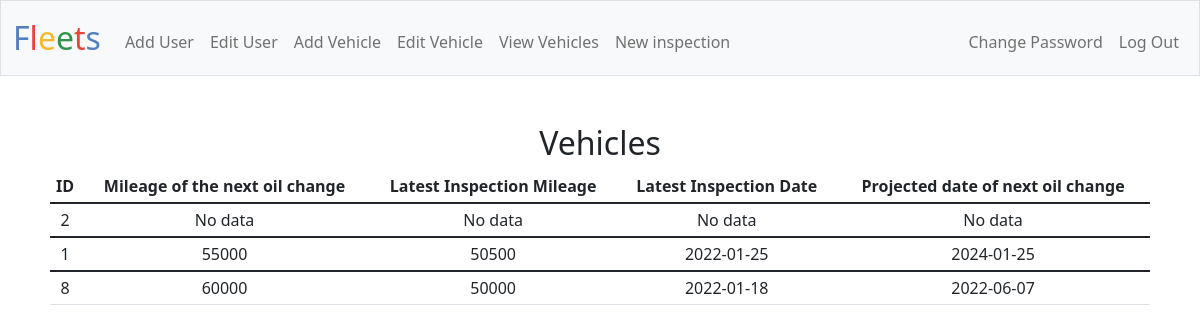
The page /vehicles (signed in) on the database its author committed.
### tables this page shows
CREATE TABLE inspections
               (i_id INTEGER PRIMARY KEY, c_id INTEGER NOT NULL,
               u_id INTEGER NOT NULL, v_id INTEGER NOT NULL, miles INTEGER NOT NULL,
               next_oil INTEGER NOT NULL, next_1 INTEGER, next_2 INTEGER, date TEXT NOT NULL,
               leak_sign INTEGER, leak_sign_t TEXT, leak_sign_b BLOB,
               tires_inflated INTEGER, tires_inflated_t TEXT, tires_inflated_b BLOB,
               windows_clean INTEGER, windows_clean_t TEXT, windows_clean_b BLOB,
               doors_open INTEGER, doors_open_t TEXT, doors_open_b BLOB,
               oil_level INTEGER, oil_level_t TEXT, oil_level_b BLOB,
               coolant_level INTEGER, coolant_level_t TEXT, coolant_level_b BLOB,
               brake_fluid INTEGER, brake_fluid_t TEXT, brake_fluid_b BLOB,
               transmission_fluid INTEGER, transmission_fluid_t TEXT, transmission_fluid_b BLOB,
               steering_fluid INTEGER, steering_fluid_t TEXT, steering_fluid_b BLOB,
               battery_corrosion INTEGER, battery_corrosion_t TEXT, battery_corrosion_b BLOB,
               windshield_fluid INTEGER, windshield_fluid_t TEXT, windshield_fluid_b BLOB,
               hoses INTEGER, hoses_t TEXT, hoses_b BLOB,
               belts INTEGER, belts_t TEXT, belts_b BLOB,
               interior_clean INTEGER, interior_clean_t TEXT, interior_clean_b BLOB,
               rear_compartment INTEGER, rear_compartment_t TEXT, rear_compartment_b BLOB,
               seatbelts INTEGER, seatbelts_t TEXT, seatbelts_b BLOB,
               mirrors INTEGER, mirrors_t TEXT, mirrors_b BLOB,
               brakes INTEGER, brakes_t TEXT, brakes_b BLOB,
               heater INTEGER, heater_t TEXT, heater_b BLOB,
               ac INTEGER, ac_t TEXT, ac_b BLOB,
               fuel INTEGER, fuel_t TEXT, fuel_b BLOB,
               warning_lights INTEGER, warning_lights_t TEXT, warning_lights_b BLOB,
               door_locks INTEGER, door_locks_t TEXT, door_locks_b BLOB,
               seats INTEGER, seats_t TEXT, seats_b BLOB,
               windows INTEGER, windows_t TEXT, windows_b BLOB,
               fleft_turn INTEGER, fleft_turn_t TEXT, fleft_turn_b BLOB,
               fright_turn INTEGER, fright_turn_t TEXT, fright_turn_b BLOB,
               rleft_turn INTEGER, rleft_turn_t TEXT, rleft_turn_b BLOB,
               rright_turn INTEGER, rright_turn_t TEXT, rright_turn_b BLOB,
               high_beam INTEGER, high_beam_t TEXT, high_beam_b BLOB,
               low_beams INTEGER, low_beams_t TEXT, low_beams_b BLOB,
               reverse_lights INTEGER, reverse_lights_t TEXT, reverse_lights_b BLOB,
               emergency_flashers INTEGER, emergency_flashers_t TEXT, emergency_flashers_b BLOB,
               trailer_connection INTEGER, trailer_connection_t TEXT, trailer_connection_b BLOB,
               harness INTEGER, harness_t TEXT, harness_b BLOB,
               glasses INTEGER, glasses_t TEXT, glasses_b BLOB,
               face_shield INTEGER, face_shield_t TEXT, face_shield_b BLOB,
               hard_hat INTEGER, hard_hat_t TEXT, hard_hat_b BLOB,
               gloves INTEGER, gloves_t TEXT, gloves_b BLOB,
               sleeves INTEGER, sleeves_t TEXT, sleeves_b BLOB,
               shoes INTEGER, shoes_t TEXT, shoes_b BLOB,
               ladders_racks INTEGER, ladders_racks_t TEXT, ladders_racks_b BLOB,
               boom_control INTEGER, boom_control_t TEXT, boom_control_b BLOB,
               hose_leaks INTEGER, hose_leaks_t TEXT, hose_leaks_b BLOB,
               hydraulics_leaks INTEGER, hydraulics_leaks_t TEXT, hydraulics_leaks_b BLOB,
               basket INTEGER, basket_t TEXT, basket_b BLOB,
               extra1 INTEGER, extra1_t TEXT, extra1_b BLOB,
               extra2 INTEGER, extra2_t TEXT, extra2_b BLOB,
               extra3 INTEGER, extra3_t TEXT, extra3_b BLOB,
               extra4 INTEGER, extra4_t TEXT, extra4_b BLOB,
               extra5 INTEGER, extra5_t TEXT, extra5_b BLOB,
               extra6 INTEGER, extra6_t TEXT, extra6_b BLOB,
               extra7 INTEGER, extra7_t TEXT, extra7_b BLOB,
               extra8 INTEGER, extra8_t TEXT, extra8_b BLOB,
               extra9 INTEGER, extra9_t TEXT, extra9_b BLOB,
               extra10 INTEGER, extra10_t TEXT, extra10_b BLOB,
               extra11 INTEGER, extra11_t TEXT, extra11_b BLOB,
               extra12 INTEGER, extra12_t TEXT, extra12_b BLOB,
               extra13 INTEGER, extra13_t TEXT, extra13_b BLOB,
               extra14 INTEGER, extra14_t TEXT, extra14_b BLOB,
               extra15 INTEGER, extra15_t TEXT, extra15_b BLOB,
               extra16 INTEGER, extra16_t TEXT, extra16_b BLOB,
               extra17 INTEGER, extra17_t TEXT, extra17_b BLOB,
               extra18 INTEGER, extra18_t TEXT, extra18_b BLOB,
               extra19 INTEGER, extra19_t TEXT, extra19_b BLOB,
               extra20 INTEGER, extra20_t TEXT, extra20_b BLOB,
               extra21 INTEGER, extra21_t TEXT, extra21_b BLOB,
               extra22 INTEGER, extra22_t TEXT, extra22_b BLOB,
               extra23 INTEGER, extra23_t TEXT, extra23_b BLOB,
               extra24 INTEGER, extra24_t TEXT, extra24_b BLOB,
               extra25 INTEGER, extra25_t TEXT, extra25_b BLOB,
               extra26 INTEGER, extra26_t TEXT, extra26_b BLOB,
               extra27 INTEGER, extra27_t TEXT, extra27_b BLOB,
               extra28 INTEGER, extra28_t TEXT, extra28_b BLOB,
               extra29 INTEGER, extra29_t TEXT, extra29_b BLOB,
               extra30 INTEGER, extra30_t TEXT, extra30_b BLOB,
               extra31 INTEGER, extra31_t TEXT, extra31_b BLOB,
               extra32 INTEGER, extra32_t TEXT, extra32_b BLOB,
               extra33 INTEGER, extra33_t TEXT, extra33_b BLOB,
               extra34 INTEGER, extra34_t TEXT, extra34_b BLOB,
               extra35 INTEGER, extra35_t TEXT, extra35_b BLOB,
               extra36 INTEGER, extra36_t TEXT, extra36_b BLOB,
               extra37 INTEGER, extra37_t TEXT, extra37_b BLOB,
               extra38 INTEGER, extra38_t TEXT, extra38_b BLOB,
               extra39 INTEGER, extra39_t TEXT, extra39_b BLOB,
               extra40 INTEGER, extra40_t TEXT, extra40_b BLOB,
               FOREIGN KEY (c_id) REFERENCES companys (id) ON DELETE CASCADE
               ON UPDATE NO ACTION, FOREIGN KEY (u_id) REFERENCES users (u_id) ON DELETE NO ACTION
               ON UPDATE NO ACTION, FOREIGN KEY (v_id) REFERENCES vehicles (v_id) ON DELETE CASCADE
               ON UPDATE NO ACTION);

### app.py (the view, shortened to what this page needs)
@app.route("/vehicles", methods=["GET", "POST"])
@permissions_required
@login_required
def vehicles():
    if request.method == "GET":
        if not request.args.get("vehicle"):
            db = sqlite3.connect(db_path)
            db.row_factory = sqlite3.Row
            vehicles = as_dict(db.execute("SELECT * FROM vehicles WHERE c_id = ? ORDER BY v_id DESC", [session.get("c_id")]).fetchall())
            inspections = as_dict(db.execute("SELECT * FROM inspections WHERE c_id = ? ORDER BY date DESC", [session.get("c_id")]).fetchall())
            db.close()
            v = {ve["number"]:[[i["next_oil"], i["miles"], i["date"]] for i in inspections if i["v_id"] == ve["v_id"]] for ve in vehicles}
            for vehicle, i in v.items():
                if len(i) < 2:
                    i.append(["No data", "No data", "No data", "No data"])
                else:
                    d1 = datetime.datetime.strptime(i[0][2], '%Y-%m-%d')
                    d2 = datetime.datetime.strptime(i[1][2], '%Y-%m-%d')
                    delta_t = abs((d2 - d1).days)
                    delta_m = i[0][1] - i[1][1]
                    remaining = i[0][0] - i[0][1]
                    try:    #avoid deviding by 0
                        day = remaining * delta_t // delta_m
                    except:
                        delta = datetime.timedelta(days = 730)
                        new_date = d1 + delta
                        i[0].append(new_date.strftime('%Y-%m-%d'))
                    else:
                        delta = datetime.timedelta(days = day)
                        new_date = d1 + delta
                        i[0].append(new_date.strftime('%Y-%m-%d'))
            return render_template("vehicles.html", vehicles=v)

### app.py (called while the page is built)
@app.after_request
def after_request(response):
    response.headers["Cache-Control"] = "no-cache, no-store, must-revalidate"
    response.headers["Expires"] = 0
    response.headers["Pragma"] = "no-cache"
    return response

### helpers.py (called while the page is built)
def login_required(f):
    @wraps(f)
    def decorated_function(*args, **kwargs):
        if session.get("user_id") is None:
            return redirect("/login")
        return f(*args, **kwargs)
    return decorated_function

def permissions_required(f):
    @wraps(f)
    def decorated_function(*args, **kwargs):
        if session.get("user_id") is None or session.get("role") is None or session.get("role") not in ["owner", "admin"]:
            return redirect("/")
        return f(*args, **kwargs)
    return decorated_function

def as_dict(rows):
    return list(map(dict,rows))

### templates/vehicles.html (shortened to what this page needs)
{% extends "layout.html" %}
{% block main %}
    <div style="text-align:center; max-width:1100px; margin: auto;">
    {% if not vehicle %}
        <h2>Vehicles</h2>
        <table class="table table-hover table-sm">
            <thead>
                <tr>
                    <th>ID</th>
                    <th>Mileage of the next oil change</th>
                    <th>Latest Inspection Mileage</th>
                    <th>Latest Inspection Date</th>
                    <th>Projected date of next oil change</th>
                </tr>
            </thead>
            {% for v, i in vehicles.items() %}
            <tbody>
                <tr style='cursor: pointer; cursor: hand;' onclick="window.location='/vehicles?vehicle={{ v }}';">
                    <td>{{ v }}</td>
                    <td>{{ i[0][0] }}</td>
                    <td>{{ i[0][1] }}</td>
                    <td>{{ i[0][2] }}</td>
                    <td>{{ i[0][3] }}</td>
                </tr>
            </tbody>
            {% endfor %}
        </table>
    </div>
{% endif %}
{% endblock %}

### rows shown on the page
inspections: next_oil "55000", miles "50500", date "2022-01-25"
inspections: next_oil "60000", miles "50000", date "2022-01-18"

### other values the page prints
{{ v }} "2" "1" "8"
{{ i[0][0] }} "No data"
{{ i[0][1] }} "No data"
{{ i[0][2] }} "No data"
{{ i[0][3] }} "No data" "2024-01-25" "2022-06-07"
